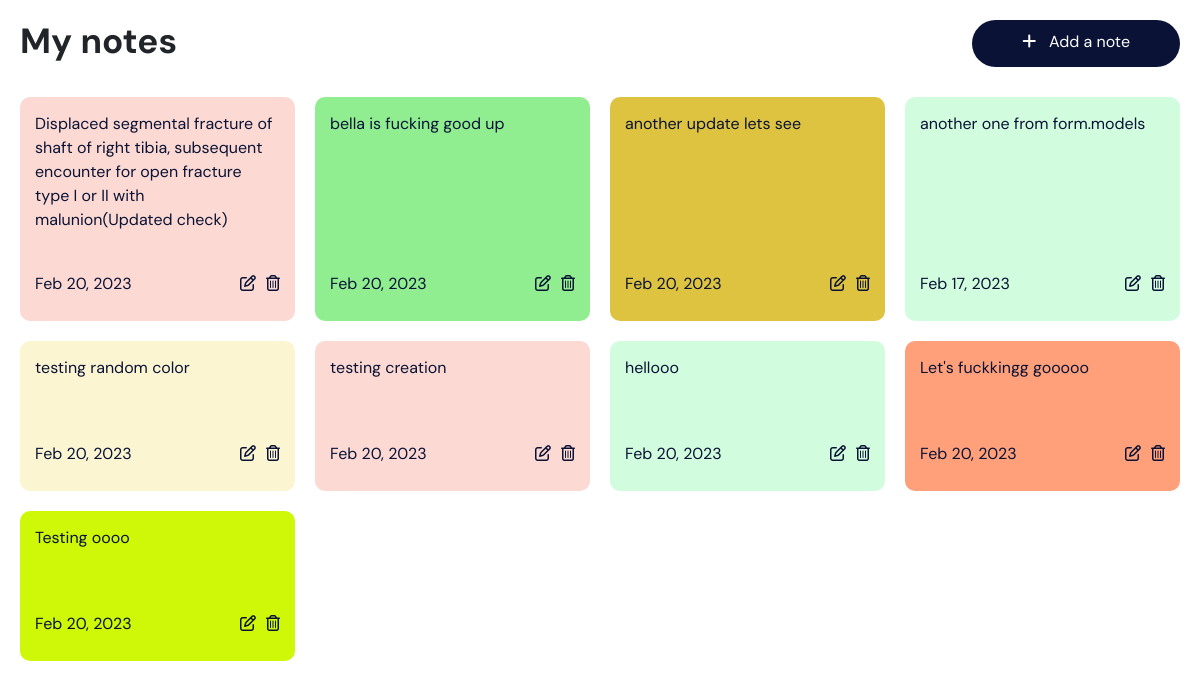
Before: / with the older database file.
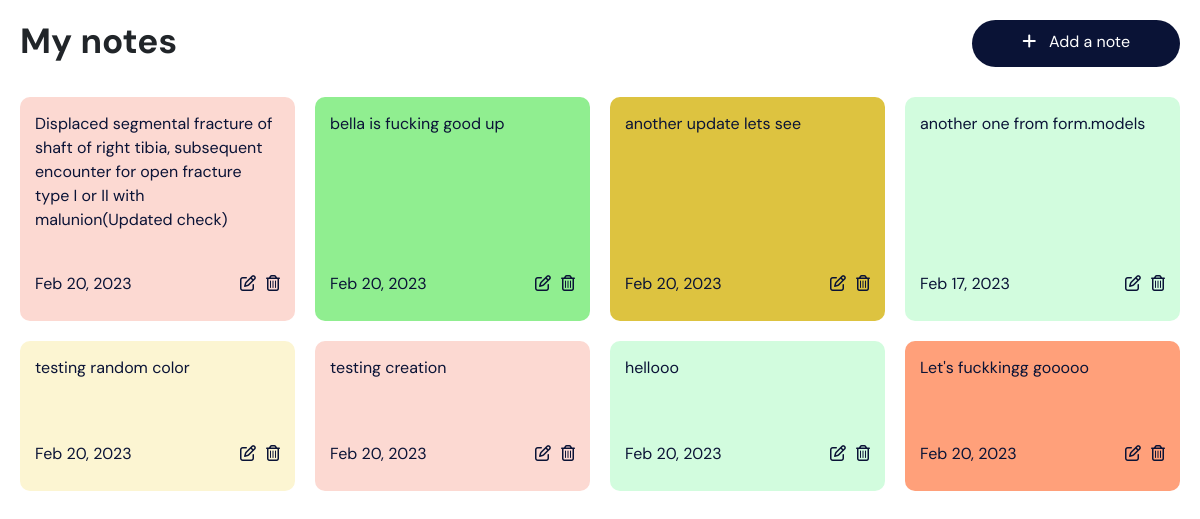
After: the same page with the newer database file.
### base/models.py (models this page shows, shortened)
class StickyNote(models.Model):
    note_text = models.CharField(max_length=250)
    created_at = models.DateTimeField(auto_now_add=True)
    last_updated = models.DateTimeField(auto_now_add=True)
    background_color = models.CharField(max_length=255, default='#FFFFFF')

### base/views.py (the view)
# urls.py: path('', views.home, name='home'),
def home(request):
    notes = StickyNote.objects.all()
    context = {'notes': notes}
    return render(request, 'base.html', context)

### templates/base.html (shortened to what this page needs)
{% load static %}
<!DOCTYPE html>
<html lang="en">
  <head>
    <link href="https://cdn.jsdelivr.net/npm/bootstrap@5.0.2/dist/css/bootstrap.min.css" rel="stylesheet">
    <link rel="stylesheet" href="{% static 'styles/base.css' %}" />
  </head>
  <body>
    <main>
      {% block content %}
      <nav>
        <h1>My notes</h1>
        <a href="{% url 'create_note' %}"> <i class="fa-solid fa-plus"></i> &nbsp; Add a note</a>
      </nav>
      <section>
        {% for note in notes %}
        <article style="background-color: {{ note.background_color }};">
          <p>
            {{ note.note_text }}
          </p>
          <div>
            {% if note.last_updated %}
            <p>{{ note.last_updated|date:"M d, Y" }}</p>
            {% else %}
            <p>{{ note.created_at|date:"M d, Y" }}</p>
            {% endif %}
            <span>
                <a href="{% url 'update_note' note.pk %}"><i class="fa-regular fa-pen-to-square"></i></a>
                <a href="{% url 'delete_note' note.pk %}"><i class="fa-regular fa-trash-can"></i></a>
            </span>
          </div>
        </article>
        {% endfor %}
      </section>
    {% endblock %}
    </main>
  </body>
</html>

Changed rows visible on the page:
removed StickyNote: note_text "Testing oooo", last_updated "Feb 20, 2023", background_color "#cff708" (drawn)
